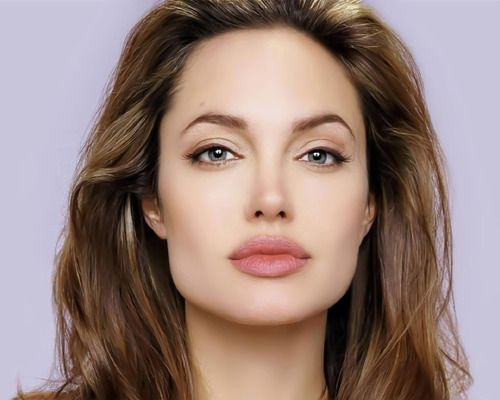
#> input picture YouTube_OpenCV_3_Hours_Course/face2.jpg, 500 x 400 px
$ python chapter9.py
#> lines starting #> are read from the running program, lines starting #| are printed output that depends on the picture; after the words box and inside, x2 and y2 are one past the last pixel; in counts of white or black regions, pixels touching at a corner belong together
"""Face Detection"""


import cv2 as cv
import numpy as np
import os


file_path = os.path.dirname(__file__)

face_cascade = cv.CascadeClassifier(file_path+'/haarcascade_frontalcatface.xml')

img = cv.imread(file_path+'/face2.jpg')
#> img is the input picture: shape (400, 500, 3); mean B, G, R 123, 129.2, 151.3

imgGray = cv.cvtColor(img,cv.COLOR_BGR2GRAY)
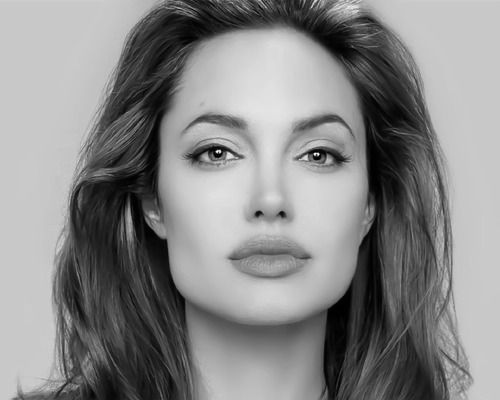
#> imgGray: shape (400, 500); min 0, max 254, mean 135


faces = face_cascade.detectMultiScale(imgGray,1.1,4)
#> faces = [[154, 40, 226, 226]]


for (x, y, w, h) in faces:
    cv.rectangle(img, (x,y),(x+w,y+h),(0,0,255),2)
#> this loop made 1 pass
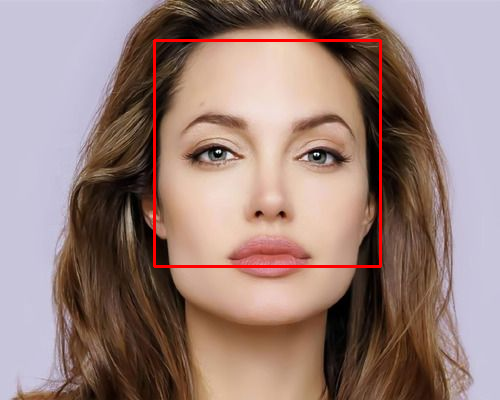
#> img: shape (400, 500, 3); 1.35% of pixels changed, all inside (x1, y1, x2, y2) = (153, 39, 382, 268)

cv.imshow('Face',img)


cv.waitKey(0)
